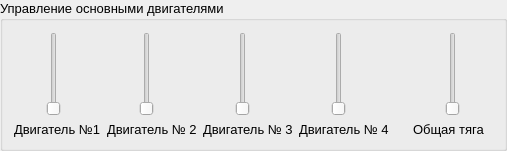
                <widget class="QGroupBox" name="groupBox_9">
                 <property name="font">
                  <font>
                   <pointsize>10</pointsize>
                  </font>
                 </property>
                 <property name="title">
                  <string>Управление основными двигателями</string>
                 </property>
                 <layout class="QHBoxLayout" name="horizontalLayout_25">
                  <item>
                   <layout class="QVBoxLayout" name="verticalLayout_9">
                    <item>
                     <widget class="QSlider" name="verticalSlider">
                      <property name="minimumSize">
                       <size>
                        <width>80</width>
                        <height>0</height>
                       </size>
                      </property>
                      <property name="orientation">
                       <enum>Qt::Vertical</enum>
                      </property>
                     </widget>
                    </item>
                    <item>
                     <widget class="QLabel" name="label_19">
                      <property name="text">
                       <string>Двигатель №1</string>
                      </property>
                     </widget>
                    </item>
                   </layout>
                  </item>
                  <item>
                   <layout class="QVBoxLayout" name="verticalLayout_10">
                    <item>
                     <widget class="QSlider" name="verticalSlider_2">
                      <property name="minimumSize">
                       <size>
                        <width>80</width>
                        <height>0</height>
                       </size>
                      </property>
                      <property name="orientation">
                       <enum>Qt::Vertical</enum>
                      </property>
                     </widget>
                    </item>
                    <item>
                     <widget class="QLabel" name="label_20">
                      <property name="text">
                       <string>Двигатель № 2</string>
                      </property>
                     </widget>
                    </item>
                   </layout>
                  </item>
                  <item>
                   <layout class="QVBoxLayout" name="verticalLayout_11">
                    <item>
                     <widget class="QSlider" name="verticalSlider_3">
                      <property name="minimumSize">
                       <size>
                        <width>80</width>
                        <height>0</height>
                       </size>
                      </property>
                      <property name="orientation">
                       <enum>Qt::Vertical</enum>
                      </property>
                     </widget>
                    </item>
                    <item>
                     <widget class="QLabel" name="label_21">
                      <property name="text">
                       <string>Двигатель № 3</string>
                      </property>
                     </widget>
                    </item>
                   </layout>
                  </item>
                  <item>
                   <layout class="QVBoxLayout" name="verticalLayout_12">
                    <item>
                     <widget class="QSlider" name="verticalSlider_4">
                      <property name="minimumSize">
                       <size>
                        <width>80</width>
                        <height>0</height>
                       </size>
                      </property>
                      <property name="orientation">
                       <enum>Qt::Vertical</enum>
                      </property>
                     </widget>
                    </item>
                    <item>
                     <widget class="QLabel" name="label_22">
                      <property name="text">
                       <string>Двигатель № 4</string>
                      </property>
                     </widget>
                    </item>
                   </layout>
                  </item>
                  <item>
                   <spacer name="horizontalSpacer_3">
                    <property name="orientation">
                     <enum>Qt::Horizontal</enum>
                    </property>
                    <property name="sizeHint" stdset="0">
                     <size>
                      <width>18</width>
                      <height>20</height>
                     </size>
                    </property>
                   </spacer>
                  </item>
                  <item>
                   <layout class="QVBoxLayout" name="verticalLayout_13">
                    <item>
                     <widget class="QSlider" name="verticalSlider_5">
                      <property name="minimumSize">
                       <size>
                        <width>80</width>
                        <height>0</height>
                       </size>
                      </property>
                      <property name="orientation">
                       <enum>Qt::Vertical</enum>
                      </property>
                     </widget>
                    </item>
                    <item>
                     <widget class="QLabel" name="label_23">
                      <property name="text">
                       <string>Общая тяга</string>
                      </property>
                     </widget>
                    </item>
                   </layout>
                  </item>
                 </layout>
                </widget>
